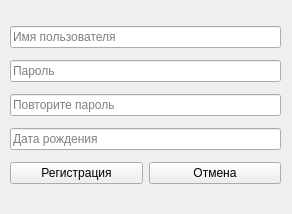
<?xml version="1.0" encoding="UTF-8"?>
<ui version="4.0">
 <class>RegistrationWindow</class>
 <widget class="QWidget" name="RegistrationWindow">
  <property name="geometry">
   <rect>
    <x>0</x>
    <y>0</y>
    <width>292</width>
    <height>214</height>
   </rect>
  </property>
  <property name="windowTitle">
   <string>Form</string>
  </property>
  <widget class="QWidget" name="layoutWidget">
   <property name="geometry">
    <rect>
     <x>10</x>
     <y>20</y>
     <width>271</width>
     <height>171</height>
    </rect>
   </property>
   <layout class="QVBoxLayout" name="verticalLayout">
    <item>
     <widget class="QLineEdit" name="lineEdit">
      <property name="text">
       <string/>
      </property>
      <property name="placeholderText">
       <string>Имя пользователя</string>
      </property>
      <property name="cursorMoveStyle">
       <enum>Qt::LogicalMoveStyle</enum>
      </property>
     </widget>
    </item>
    <item>
     <widget class="QLineEdit" name="lineEdit_3">
      <property name="placeholderText">
       <string>Пароль</string>
      </property>
     </widget>
    </item>
    <item>
     <widget class="QLineEdit" name="lineEdit_2">
      <property name="placeholderText">
       <string>Повторите пароль</string>
      </property>
     </widget>
    </item>
    <item>
     <widget class="QLineEdit" name="lineEdit_4">
      <property name="placeholderText">
       <string>Дата рождения</string>
      </property>
     </widget>
    </item>
    <item>
     <layout class="QHBoxLayout" name="horizontalLayout">
      <item>
       <widget class="QPushButton" name="button_registration">
        <property name="text">
         <string>Регистрация</string>
        </property>
       </widget>
      </item>
      <item>
       <widget class="QPushButton" name="button_cancel">
        <property name="text">
         <string>Отмена</string>
        </property>
       </widget>
      </item>
     </layout>
    </item>
   </layout>
  </widget>
 </widget>
 <resources/>
 <connections/>
</ui>
